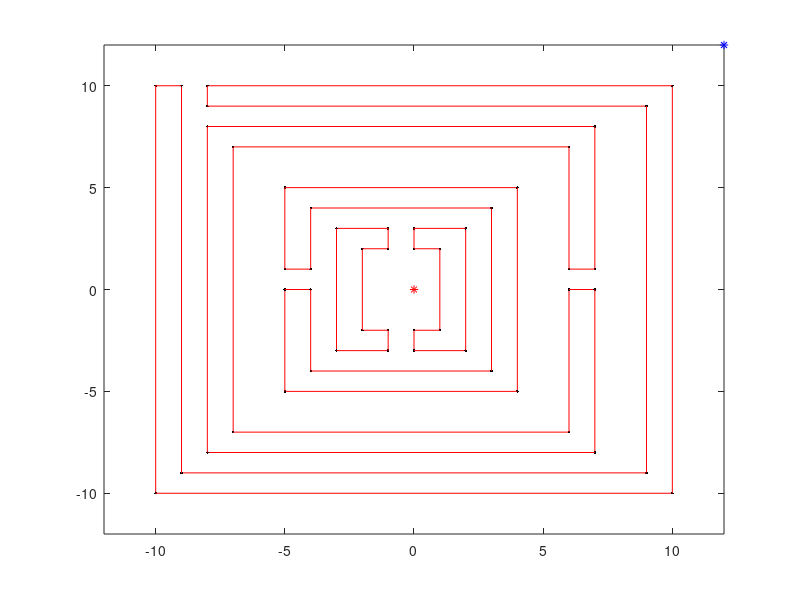

The MATLAB script that drew this image: (Note: this script raises an error after producing the figure.)
clear all;

%%%%%%%%%%%%%%%%%%%%%%%%%%%%%%%%%% DRAW OBSTACLES %%%%%%%%%%%%%%%%%%%%%%%%

tmp_data = importdata('input_rrt.txt',',');
size_tmp_data=size(tmp_data);
tmp_data2=cell2mat(tmp_data(1));
start=str2num(tmp_data2);
tmp_data2=cell2mat(tmp_data(2));
goal=str2num(tmp_data2);

tmp_data2=cell2mat(tmp_data(3));
obstacle1=[str2num(tmp_data2)];
obstacle1 = [obstacle1 obstacle1(1) obstacle1(2)];

tmp_data2=cell2mat(tmp_data(4));
obstacle2=[str2num(tmp_data2)];
obstacle2 = [obstacle2 obstacle2(1) obstacle2(2)];

tmp_data2=cell2mat(tmp_data(5));
obstacle3=[str2num(tmp_data2)];
obstacle3= [obstacle3 obstacle3(1) obstacle3(2)];

tmp_data2=cell2mat(tmp_data(6));
obstacle4=[str2num(tmp_data2)];
obstacle4 = [obstacle4 obstacle4(1) obstacle4(2)];

tmp_data2=cell2mat(tmp_data(7));
obstacle5=[str2num(tmp_data2)];
obstacle5 = [obstacle5 obstacle5(1) obstacle5(2)];


size_obstacle1 = size(obstacle1);
size_obstacle2 = size(obstacle2);
size_obstacle3 = size(obstacle3);
size_obstacle4 = size(obstacle4);
size_obstacle5 = size(obstacle5);


for i=1:2:size_obstacle1(2)-3
    plot(obstacle1(i),obstacle1(i+1),'k.');
    hold on;
    plot([obstacle1(i),obstacle1(i+2)],[obstacle1(i+1),obstacle1(i+3)],'r');
    hold on;
end
for i=1:2:size_obstacle2(2)-3
    plot(obstacle2(i),obstacle2(i+1),'k.');
    hold on;
    plot([obstacle2(i),obstacle2(i+2)],[obstacle2(i+1),obstacle2(i+3)],'r');
    hold on;
end
for i=1:2:size_obstacle3(2)-3
    plot(obstacle3(i),obstacle3(i+1),'k.');
    hold on;
    plot([obstacle3(i),obstacle3(i+2)],[obstacle3(i+1),obstacle3(i+3)],'r');
    hold on;
end
for i=1:2:size_obstacle4(2)-3
    plot(obstacle4(i),obstacle4(i+1),'k.');
    hold on;
    plot([obstacle4(i),obstacle4(i+2)],[obstacle4(i+1),obstacle4(i+3)],'r');
    hold on;
end
for i=1:2:size_obstacle5(2)-3
    plot(obstacle5(i),obstacle5(i+1),'k.');
    hold on;
    plot([obstacle5(i),obstacle5(i+2)],[obstacle5(i+1),obstacle5(i+3)],'r');
    hold on;
end
xlim([-12 12]);
ylim([-12 12]);
%%%%%%%%%%%%%%%%%%%%%%%%%%%%%%%%%% DRAW OBSTACLES %%%%%%%%%%%%%%%%%%%%%%%%

%%%%%%%%%%%%%%%%%%% PARAMETERS %%%%%%%%%%%%%%%%%%%%%%%%%%%%%%%%%%%%%
epsilon = 0.9;
destination_threshold = 0.5;
%%%%%%%%%%%%%%%%%%%%%%%%%%%%%%%%%%%%%%%%%%%%%%%%%%%%%%%%%%%%%%%%%%%%

Q = [start];
q_n = start;
arrived = 0;

plot(start(1),start(2),'r*');
plot(goal(1),goal(2),'b*');

while arrived == 0

    %%%%%%% Random alpha  
    alpha = [rand(1)*24-12 rand(1)*24-12];
    
    %%%%%%% find q_near
    
    size_Q = size(Q);
    for j = 1:size_Q(1)
        Q_distance(j) = sqrt((alpha(1)-Q(j,1))^2 + (alpha(2)-Q(j,2))^2);
    end
    [Q_distance_min, Q_distance_index] = min(Q_distance);
    q_n = Q(Q_distance_index,:);
    Q_distance = [];

    
    %%%%%%% if alpha is too far, normalize by epsilon
        
    distance_alpha = sqrt((q_n(1)-alpha(1))^2+(q_n(2)-alpha(2))^2);

    if distance_alpha > epsilon
        alpha(1) = q_n(1) + (alpha(1)-q_n(1))*epsilon / distance_alpha;
        alpha(2) = q_n(2) + (alpha(2)-q_n(2))*epsilon / distance_alpha;
    end
    
    %%%%% if alpha is inside obstacle, ignore it
    alpha_inobstacle1=maze_inobstacle(alpha,obstacle1);
    alpha_inobstacle2=maze_inobstacle(alpha,obstacle2);
    alpha_inobstacle3=maze_inobstacle(alpha,obstacle3);
    alpha_inobstacle4=maze_inobstacle(alpha,obstacle4);
    alpha_inobstacle5=maze_inobstacle(alpha,obstacle5);
    
    if alpha_inobstacle1==true || alpha_inobstacle2==true || alpha_inobstacle3==true || alpha_inobstacle4==true || alpha_inobstacle5==true 
        alpha_inobstacle = true;
    else
        alpha_inobstacle = false;
    end
    
    
    % if alpha is not inside obstacles, then start
    if alpha_inobstacle == false

%         plot(alpha(1),alpha(2),'+')
        hold on;

        % Check the collision
        intersec = maze_Collision_obstacle(q_n,alpha,obstacle1,obstacle2,obstacle3,obstacle4,obstacle5);
%         intersec = round(intersec,1);
        intersec = unique(intersec, 'rows');
        size_intersec = size(intersec);

        % if there is no collision, just connect.
        if isempty(intersec)==true
            q_s = alpha;
        else % if there is collision, pick the closest point to q_n and connect it.
            for j=1:size_intersec(1)
                distance(j) = sqrt((q_n(1)-intersec(j,1))^2 + (q_n(2)-intersec(j,2))^2);
            end
            [val,min_index]=min(distance);
                if size_intersec(1) == 1 && val < eps(10)
                            q_s = alpha;
                else
                    q_s=[intersec(min_index,1),intersec(min_index,2)];
%                     plot(intersec(:,1),intersec(:,2),'r*')
                    hold on;
                end
        end
        distance = [];
        q_s = round(q_s,1);
%         plot(q_s(1),q_s(2),'ro')
        plot([q_s(1), q_n(1)],[q_s(2),q_n(2)],'k');
        
        if abs(q_s - goal) < destination_threshold
            arrived = 1;
        end
        
        i = size_Q(1) + 1;
        Q(i,:) = q_s;
        Q_path(i,:) = [q_n q_s];
        Q = unique(Q,'rows');
        intersec=[];
        drawnow;
    end
end


size_q_path = size(Q_path);

next = Q_path(size_q_path(1), 1:2);
flag = 0;
k = 1;
path_save(1,:) = q_s;

while flag == 0
    
    k = k+1;
    path_save(k,:) = next;
    
    for i = 1:size_q_path(1)
        if abs(Q_path(i,3:4) - next) < eps(10000) 
            next = Q_path(i, 1:2);
            break;
        end
    end
    
    
    if abs(next - start) < eps(10000)
        flag = 1;
        k = k+1;
        path_save(k,:) = next;
    end
    
end

size_path_save = size(path_save);

for i=1:size_path_save(1)-1
    plot([path_save(i,1), path_save(i+1,1)],[path_save(i,2),path_save(i+1,2)],'r','LineWidth',3);
end